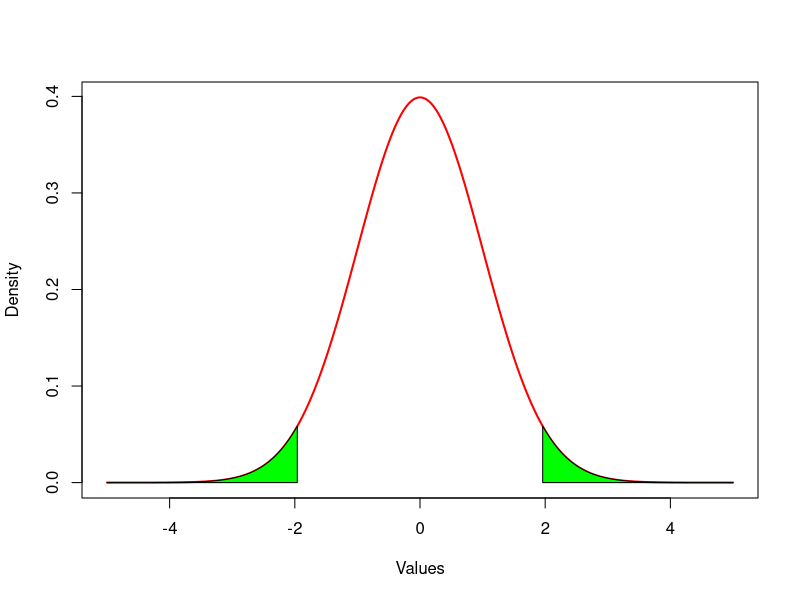
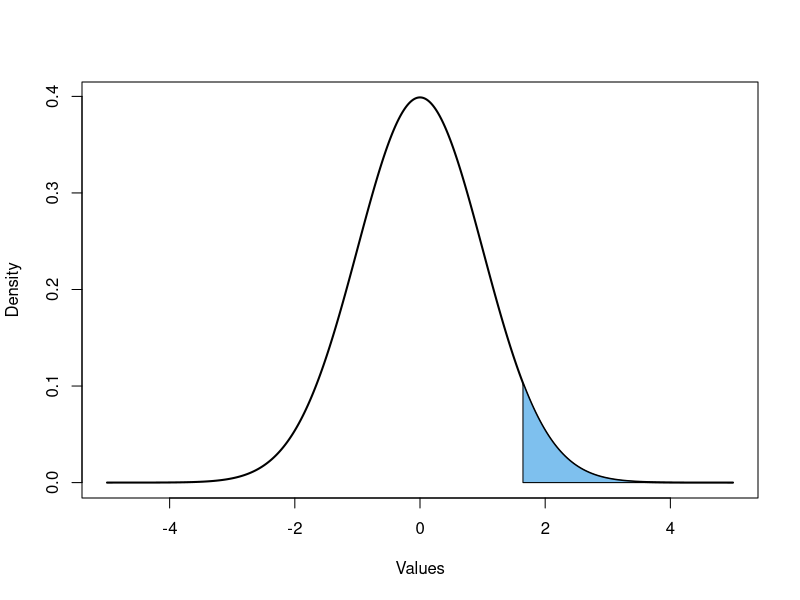
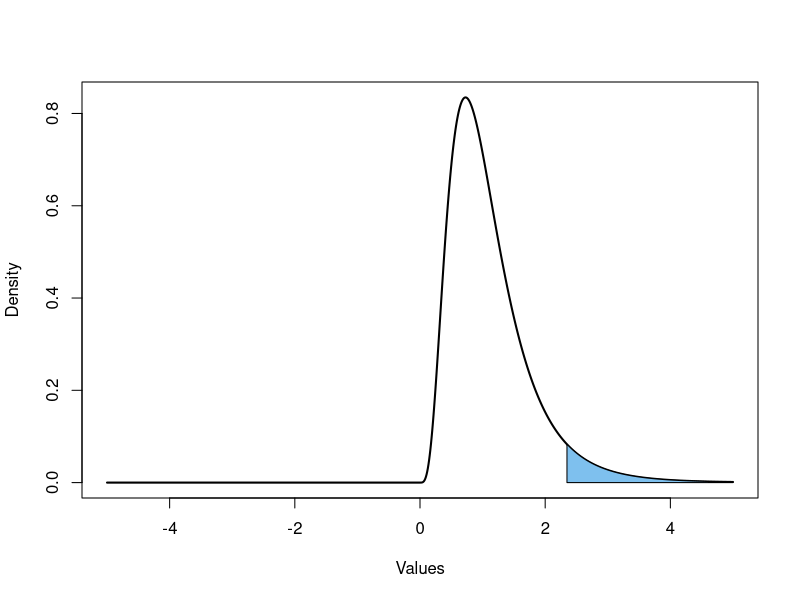
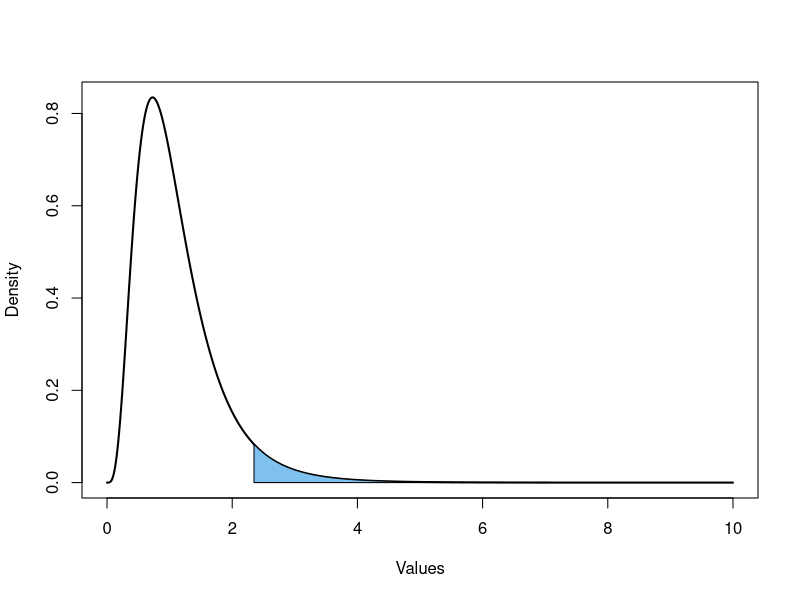
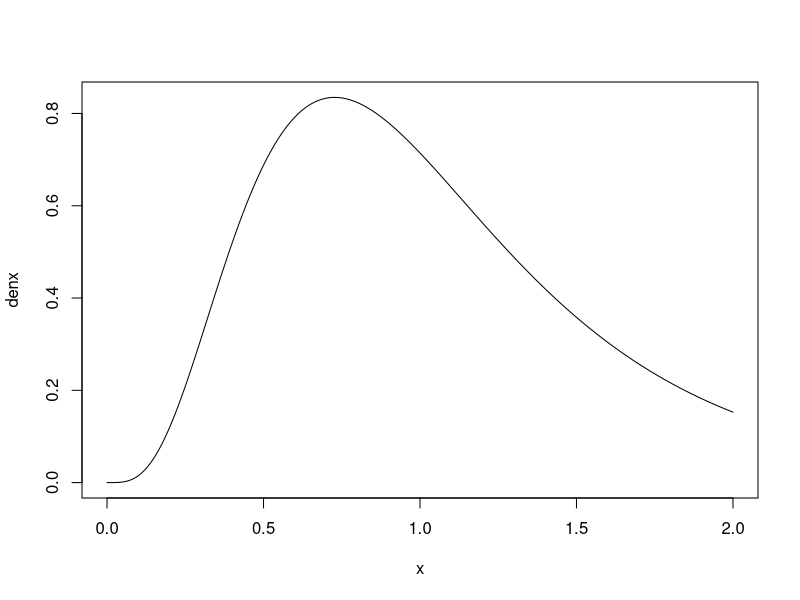
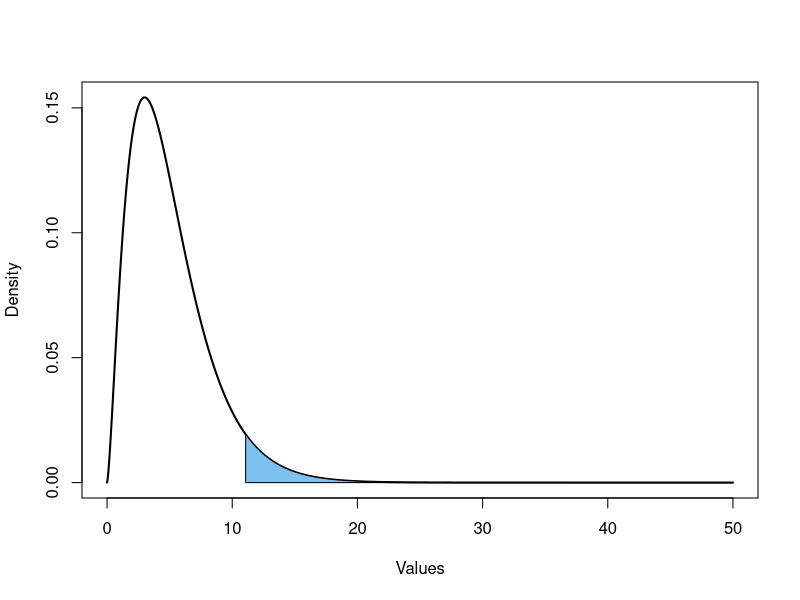
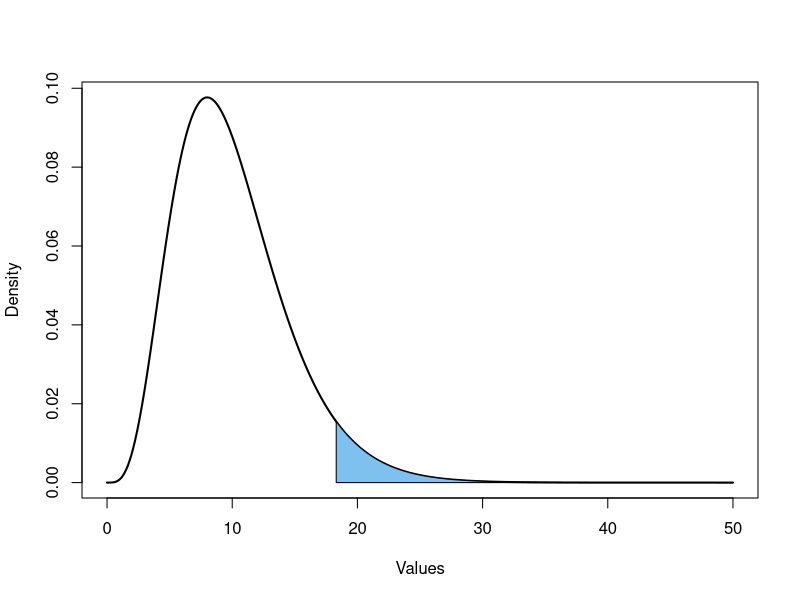
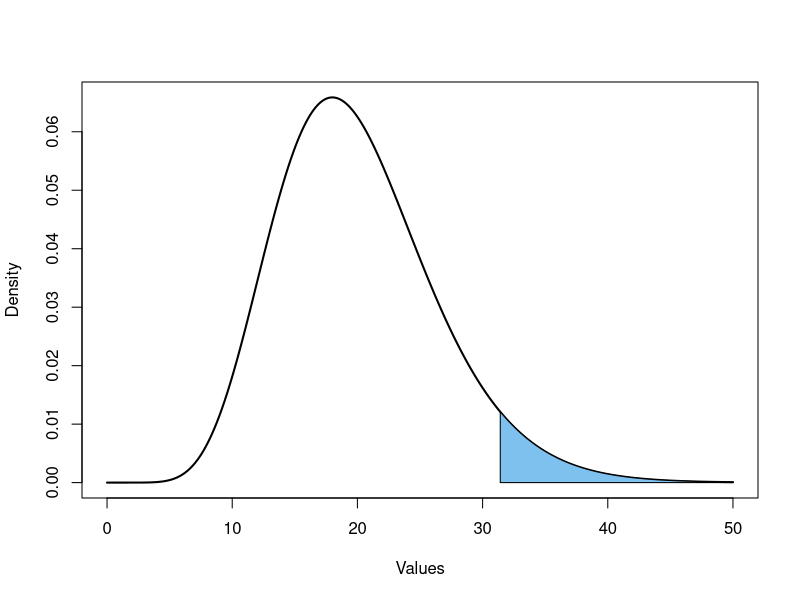

The R source for these figures, in order:
## Paul Johnson
## 2014-02-15
## Notes on plotting things in R, starting from Joshua Wiley's example.

## Posted in r-sig-teaching 2011-04-04
## Joshua Wiley
## Ph.D. Student, Health Psychology


## Load in this function's code, then test out with example usages below

PlotDist <- function (alpha, from = -5, to = 5, n = 1000, filename = NULL,
                      alternative = c("two.tailed", "greater", "lesser"), distribution =
                      c("normal","t", "F", "chisq", "binomial"), colour = "black", fill = "skyblue2",
                      ...)
{
  alternative <- match.arg(alternative)
  alt.alpha <- switch(alternative, two.tailed = alpha/2, greater = alpha,
                      lesser = alpha)
  MyDen <- switch(distribution, normal = dnorm, t = dt, F = df,
                  chisq = dchisq, binomial = dbinom)
  MyDist <- switch(distribution, normal = qnorm, t = qt, F = qf,
                   chisq = qchisq, binomial = qbinom)
  crit.lower <- MyDist(p = alt.alpha, lower.tail = TRUE, ...)
  crit.upper <- MyDist(p = alt.alpha, lower.tail = FALSE, ...)
  cord.x1 <- c(from, seq(from = from, to = crit.lower, length.out = 100),
               crit.lower)
  cord.y1 <- c(0, MyDen(x = seq(from = from, to = crit.lower,
                          length.out = 100), ...), 0)
  cord.x2 <- c(crit.upper, seq(from = crit.upper, to = to,
                               length.out = 100), to)
  cord.y2 <- c(0, MyDen(x = seq(from = crit.upper, to = to,
                          length.out = 100), ...), 0)
  if (!is.null(filename)) pdf(file = filename)
  curve(MyDen(x, ...), from = from, to = to, n = n, col = colour,
        lty = 1, lwd = 2, ylab = "Density", xlab = "Values")
  if (!identical(alternative, "greater")) {
    polygon(x = cord.x1, y = cord.y1, col = fill)
  }
  if (!identical(alternative, "lesser")) {
    polygon(x = cord.x2, y = cord.y2, col = fill)
  }
  if (!is.null(filename)) dev.off()
}


### TEST that. Example usage. It is a little bit fun.



PlotDist(alpha = 0.05, alternative = c("two.tailed"), distribution = "normal", colour = "red", fill = "green")
PlotDist(alpha = 0.05, alternative = c("greater"), distribution = "normal")


PlotDist(alpha = 0.05, alternative = c("greater"), distribution = "F", df1 = 10, df2 = 20)

## left edge looks wrong.
PlotDist(alpha = 0.05, alternative = c("greater"), distribution = "F", from = 0, to = 10, df1 = 10, df2 = 20)

##double check the old fashioned way re-consider

x <- seq(0, 2, by = 0.0005)
denx <-df(x, df1 = 10, df2 = 20)
plot(x, denx, type = "l")


##Chi-square interesting
PlotDist(alpha = 0.05, alternative = c("greater"), distribution = "chisq", df = 5, from = 0, to = 50)
PlotDist(alpha = 0.05, alternative = c("greater"), distribution = "chisq", df = 10, from = 0, to = 50)
PlotDist(alpha = 0.05, alternative = c("greater"), distribution = "chisq", df = 20, from = 0, to = 50)




## doesn't work, did not check why. Suspect that a discrete distribution just won't work here.
##
PlotDist(alpha = 0.05, alternative = c("greater"), distribution = "binomial", size = 20, prob = 0.2, from=0, to = 5)


## Paul Johnson 2013-02-20
## 2013-03-14: fixed typo in T distribution




## You can play around with that. I have explored some ways to make it more
## abstract. Nothing below is too awesome, but I work on it from time to time.


## I'd like to re-work that, to make more easily customizable output.

## I'd like to simplify user input. Choosing functions, adding new ones.
##
## I'd like it to guess "to" and "from" for plotting.
##
## Make the distribution chooser ignore capitalization. Users should not get
## rejected if they enter "Chisq" rather than "chisq". And I'd like it to
## work if they enter "chi"
##
## Couldn't users supply legal R name of the q function and we could
## parse the rest of the information from that?  They say distribution
## = qnorm, so we don't need all those switches and other excitements.
## Along the way, I'm using it as an example to debate the use of the
## "..." argument with myself. Oh, and can't I make this less tedious
## to code in additional distributions?  I think most programmers
## would not handle the function call that way. The'd use
##
## do.call(myPDF, list( more-arguments-here ))
##
## I'm a little surprised that the method in PlotDist() works,
## actually.  But it is a reminder that a function is just an object,
## it can be passed about. 
##
## Lets improve the labeling of the output. I'd like the distribution
## types and parameters to be featured in the output.  I also want
## users to be able to pass through more arguments.

## I'm looking at 2 ways to do that. Method 1: The "Brute Force"
## method.  Create a named argument "parms" and scan that. That's my
## first idea, but I don't think it is as good as the dot-dot-dot
## method that Joshua used. So I'll come back to that later. Method 2:
## ballet of the dot-dot-dot argument.

## 1. Revise, calculate "from" and "to" internally if not specified.
## 2. Add Title and xlab
## 3. Create parms argument, a list of values for the distribution
plotDist <-
    function (alpha, to, from,  n = 1000, filename = NULL,
              alternative = c("two.tailed", "greater", "lesser"),
              distribution =  c("normal","t", "F", "chisq", "binomial"),
              parms = list(),
              colour = "black", fill = "skyblue2",
              ...)
{
  alternative <- match.arg(alternative)

  alt.alpha <- switch(alternative, two.tailed = alpha/2, greater = alpha,
                      lesser = alpha)

  myPDF <- switch(distribution, normal = "dnorm", t = "dt", F = "df",
                  chisq = "dchisq", binomial = "dbinom")

  myQ <- switch(distribution, normal = "qnorm", t = "qt", F = "qf",
                   chisq = "qchisq", binomial = "qbinom")
  ## meld together the default parameters I choose with the
  ## list of parms from command line.
  myParms <- switch(distribution,
                    normal = modifyList(list(m = 0, sd = 1), parms),
                    t = modifyList(list(df = 100), parms),
                    F = modifyList(list(df1 = 100, df2 = 100), parms),
                    chisq = modifyList(list(df = 100), parms),
                    binomial = modifyList(list(size = 1, prob = 0.5), parms))

  myName <- switch(distribution,
                   normal = "Normal",
                    t = "T",
                    F = "F",
                    chisq = "chi",
                    binomial = "Binomial")

  myTitle <- switch(distribution,
                    normal = substitute(myName(mu == parm1, sigma^2 == parm2^2), list(myName = myName, parm1 = myParms$m, parm2 = myParms$sd)),
                    t = substitute(myName(nu == parm1), list(myName = as.name(myName), parm1 = myParms$df)),
                    F = substitute(myName(nu[1] == parm1, nu[2] == parm2), list(myName = as.name(myName), parm1 = myParms$df1, parm2 = myParms$df2)),
                    chisq = substitute(myName^2 * (nu == parm1), list(myName = as.name(myName), parm1 = myParms$df)),
                    binomial = substitute(myName(parm1, parm2), list(myName = myName, parm1 = myParms$size, parm2 = myParms$prob)))

  crit.lower <- do.call(myQ, modifyList( list(p = alt.alpha, lower.tail = TRUE, ...), myParms ))
  crit.upper <- do.call(myQ, modifyList( list(p = alt.alpha, lower.tail = FALSE, ...), myParms ))
  ## if (missing(from)) from <- crit.lower - 0.10 *(crit.upper - crit.lower)
  ## if (missing(to)) to <- crit.upper + 0.10 * (crit.upper - crit.lower)

  if (missing(from)) from <- do.call(myQ, modifyList(list(p = 0.001), myParms))
  if (missing(to)) to <- do.call(myQ, modifyList(list(p = 0.999), myParms))
  cord.x1 <- c(from, seq(from = from, to = crit.lower, length.out = 100), crit.lower)
  ##cord.y1 <- c(0, do.call(myPDF,
  ##                        modifyList(list(x = seq(from = from, to = crit.lower,
  ##                                       length.out = 100), ...), myParms)), 0)
  cord.y1 <- c(0, do.call(myPDF, c(list(x = seq(from = from, to = crit.lower,
                                          length.out = 100)), myParms)), 0)

  cord.x2 <- c(crit.upper, seq(from = crit.upper, to = to,
                               length.out = 100), to)

  cord.y2 <- c(0, do.call(myPDF, modifyList(list(x = seq(from = crit.upper, to = to,
                                                 length.out = 100), ...), myParms)), 0)

  if (!is.null(filename)) pdf(file = filename)

  xseq <- seq(from, to, length.out = n)

  probseq <- do.call(myPDF,  modifyList(list(x = xseq, ...), myParms))

  plot(probseq ~ xseq, col = colour, type = "n" ,
       ylab = "Density", xlab = "Values",
       main = myTitle)
  lines(probseq ~ xseq,  lty = 1, lwd = 1)
  lines(x = c(to, from), y = c(0, 0), lty = 3, col = gray(0.80))
  if (!identical(alternative, "greater")) {
      polygon(x = cord.x1, y = cord.y1, col = fill)
  }
  if (!identical(alternative, "lesser")) {
    polygon(x = cord.x2, y = cord.y2, col = fill)
  }
  if (!is.null(filename)) dev.off()
}




plotDist(alpha=0.05, alternative=c("two.tailed"), distribution="normal")

plotDist(alpha=0.05, alternative=c("greater"), distribution="normal")
plotDist(alpha=0.05, alternative=c("greater"), distribution="normal", parms = list(m=-44, sd=19))

plotDist(alpha=0.05, alternative=c("two.tailed"), distribution="t")


plotDist(alpha=0.05, alternative=c("greater"), distribution="chisq")
plotDist(alpha=0.05, alternative=c("greater"), distribution="chisq", parms=list(df = 100))




plotDist(alpha=0.05, alternative=c("two.tailed"), distribution="normal", colour="red", fill="green")

plotDist(alpha=0.05, alternative=c("greater"), distribution="F", parms = list(df1=10, df2=20))

plotDist(alpha=0.05, alternative=c("greater"), distribution="F", parms = list(df1 = 2, df2 = 100))

## left edge looks wrong. But probably right.
plotDist(alpha=0.05, alternative=c("greater"), distribution="F", from=0, to=10, parms = list(df1=10, df2=20))

##double check the old fashioned way re-consider. looks OK
x <- seq(0, 5, by=0.0005)
denx <-df(x, df1=10, df2=20)
plot(x, denx, type = "l", main = "Plotting the F distribution the Old Fashioned Way")


##Chi-square interesting
plotDist(alpha=0.05, alternative=c("greater"), distribution="chisq", parms = list(df = 1), from = 0, to= 10)
plotDist(alpha=0.05, alternative=c("greater"), distribution="chisq", parms = list(df = 10), from = 0, to = 30)
plotDist(alpha=0.05, alternative=c("greater"), distribution="chisq", parms = list(df = 20), from = 0, to = 50)


#doesn't work
plotDist(alpha=0.05, alternative=c("greater"), distribution="binomial", parms = list(size=20, prob=0.2), from = 0, to = 40)






## Method 2. Look at the ... argument, remove the parameters
## that are intended for the distribution object.

## Find out what arguments are accepted by a function and extract
## them from a list (usually, a "dots" list).
## Big Problem: It only finds fully matching argument names, no partials
getDotsFor <- function(fn = NULL, dots = NULL, remove = FALSE){
    matches <- names(dots) %in%  names(formals(fn))
    parms <-  dots[matches]
    if(remove) dots[matches] <<- NULL
    parms
}

dots <- list(a = 6, mean = 13, sd = 44, f = TRUE)

getDotsFor(fn = "rnorm", dots = dots)
getDotsFor(fn = "rnorm", dots = dots, remove = TRUE)



## previous "parms" now in ...

plotDist2  <- function (alpha, to, from,  n = 1000, filename = NULL,
                      alternative = c("two.tailed", "greater", "lesser"),
                      distribution =  c("normal","t", "F", "chisq", "binomial"),
                      colour = "black", fill = "skyblue2",
                      ...)
{
  alternative <- match.arg(alternative)
  alt.alpha <- switch(alternative, two.tailed = alpha/2, greater = alpha,
                      lesser = alpha)
  myPDF <- switch(distribution, normal = "dnorm", t = "dt", F = "df",
                  chisq = "dchisq", binomial = "dbinom")
  myQ <- switch(distribution, normal = "qnorm", t = "qt", F = "qf",
                   chisq = "qchisq", binomial = "qbinom")

  dots <- list(...)

  distParms <- getDotsFor(myQ, dots =  dots, remove = TRUE)
  ## Note: dots now PURGED of arguments for the distribution

  ## For each, set defaults, then replace if alternatives were in ...
  myParms <- switch(distribution,
                    normal = modifyList(list(mean = 0, sd = 1), distParms),
                    t = modifyList(list(df = 100), distParms),
                    F = modifyList(list(df1 = 100, df2 = 100), distParms),
                    chisq = modifyList(list(df = 100), distParms),
                    binomial = modifyList(list(size = 1, prob = 0.5), distParms))

  myName <- switch(distribution,
                   normal = "Normal",
                    t = "T",
                    F = "F",
                    chisq = expression(chi),
                    binomial = "Binomial")

  myTitle <- switch(distribution,
                    normal = substitute(myName(mu == parm1, sigma^2 == parm2^2), list(myName = myName, parm1 = myParms$m, parm2 = myParms$sd)),
                    t = substitute(T(nu == parm1), list(myName = myName, parm1 == myParms$df)),
                    F = substitute(F(nu[1] == parm1, nu[2] == parm2), list(parm1 = myParms$df1, parm2 = myParms$df2)),
                    chisq = substitute(chi[parm1], list(myName = myName, parm1 = myParms$df)),
                    binomial = substitute(Binomial(parm1, parm2), list(myName = myName, parm1 = myParms$size, parm2 = myParms$prob)))

  crit.lower <- do.call(myQ, modifyList( list(p = alt.alpha, lower.tail = TRUE, ...), myParms ))
  crit.upper <- do.call(myQ, modifyList( list(p = alt.alpha, lower.tail = FALSE, ...), myParms ))
  ## if (missing(from)) from <- crit.lower - 0.10 *(crit.upper - crit.lower)
  ## if (missing(to)) to <- crit.upper + 0.10 * (crit.upper - crit.lower)

  if (missing(from)) from <- do.call(myQ, modifyList(list(p = 0.001), myParms))
  if (missing(to)) to <- do.call(myQ, modifyList(list(p = 0.999), myParms))
  cord.x1 <- c(from, seq(from = from, to = crit.lower, length.out = 100), crit.lower)
  cord.y1 <- c(0, do.call(myPDF, modifyList(list(x = seq(from = from, to = crit.lower,
                          length.out = 100), ...), myParms)), 0)
  cord.x2 <- c(crit.upper, seq(from = crit.upper, to = to,
                               length.out = 100), to)
  cord.y2 <- c(0, do.call(myPDF, modifyList(list(x = seq(from = crit.upper, to = to,
                          length.out = 100), ...), myParms)), 0)
  if (!is.null(filename)) pdf(file = filename)

  xseq <- seq(from, to, length.out = n)
  probseq <- do.call(myPDF,  modifyList(list(x = xseq, ...), myParms))
  plot(probseq ~ xseq, col = colour, type = "l" , lty = 1, lwd = 1,
       ylab = "Density", xlab = paste("Values from the", myName),
        main = myTitle)
   if (!identical(alternative, "greater")) {
    polygon(x = cord.x1, y = cord.y1, col = fill)
  }
  if (!identical(alternative, "lesser")) {
    polygon(x = cord.x2, y = cord.y2, col = fill)
  }
  if (!is.null(filename)) dev.off()
}




plotDist2(alpha = 0.05, alternative=c("two.tailed"), distribution="normal")
##looked encouraging

plotDist2(alpha = 0.05, alternative=c("two.tailed"), distribution="normal", mean = 17, sd = 3)
## works, as long as I fully spell out "mean" and "sd". I need to work on partial argument
## matching, maybe.

plotDist2(alpha = 0.05, alternative=c("greater"), distribution="normal")


plotDist2(alpha=0.05, alternative=c("greater"), distribution="normal", mean = -44, sd = 19)

plotDist(alpha=0.05, alternative=c("two.tailed"), distribution="t")


plotDist(alpha=0.05, alternative=c("two.tailed"), distribution="chisq")
##Usually people don't want that one

plotDist(alpha=0.05, alternative=c("greater"), distribution="chisq")
